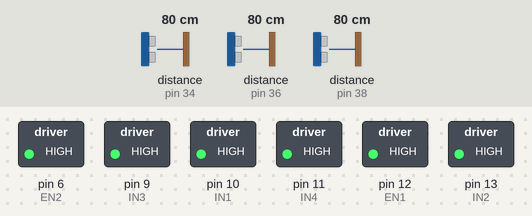
Bench run of a sketch on a simulated Arduino Uno, built with avr-gcc and run on an emulated ATmega328P. Shown: switched loads named in the sketch (green lamp = pin HIGH). Inputs (shaded band) come from the test bench; at power-on: distance to the obstacle (sensors on pin 34, pin 36, pin 38) 80 cm. The echo pulse lasts 58.3 µs per cm; what the sketch prints to the serial monitor is not drawn.

Above: at 1.2 s.
1.3 s: distance to the obstacle (sensor on pin 34) set to 13 cm
4.3 s: distance to the obstacle (sensor on pin 34) set to 10 cm
At 5.3 s:
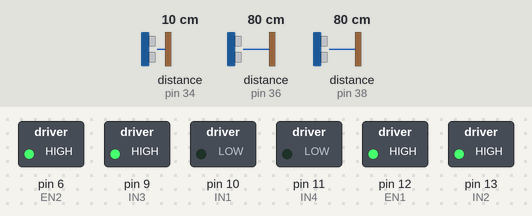
Timing chart, 0 to 7.3 s (numbered marks = the images above; inputs shaded):
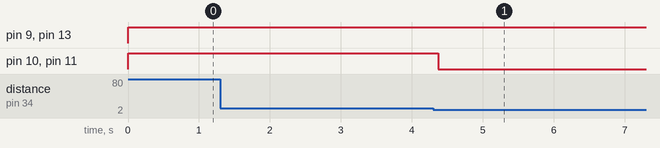

The sketch:

wallfollow_clean.ino
```cpp
#include <NewPing.h>

#define SONAR_NUM     3 // Number or sensors.
#define MAX_DISTANCE 400 // Maximum distance (in cm) to ping.
#define PING_INTERVAL 66 // Milliseconds between sensor pings (29ms is about the min to avoid cross-sensor echo).
#define THRES 12
#define THRESH_UP 50
#define ERROR_THRESH 8
#define IN1 10
#define IN2 13
#define IN4 11
#define IN3 9
#define EN1 12
#define EN2 6
unsigned long pingTimer[SONAR_NUM]; // Holds the times when the next ping should happen for each sensor.
unsigned int cm[SONAR_NUM];         // Where the ping distances are stored.
uint8_t currentSensor = 0;          // Keeps track of which sensor is active.

void intersctionright();
void intersectionleft();
void turnright();
void turnleft();
void correctright();
void correctleft();
void moveservo(int);
int getdistleft();
int getdistright();
int getdistfor();
void goforward();
void stall();
int left;
int right;
int forw;
NewPing sonar[SONAR_NUM] = {     // Sensor object array. trig followed by echo
  NewPing(37, 36, MAX_DISTANCE), // left
  NewPing(39, 38, MAX_DISTANCE), //forw
  NewPing(35, 34, MAX_DISTANCE), // right

};

void setup()
{
      Serial.begin(115200);
      pingTimer[0] = millis() + 75;           // First ping starts at 75ms, gives time for the Arduino to chill before starting.
      for (uint8_t i = 1; i < SONAR_NUM; i++) // Set the starting time for each sensor.
      pingTimer[i] = pingTimer[i - 1] + PING_INTERVAL;
      pinMode(EN1, OUTPUT); //en1
      pinMode(EN2, OUTPUT); //en2
      pinMode(IN1,OUTPUT); //left Motor input 1
      pinMode(IN2,OUTPUT); //left Motor input 2
      pinMode(IN4,OUTPUT); //right Motor input 1
      pinMode(IN3,OUTPUT); //right Motor input 2
      digitalWrite(EN2, HIGH);
      digitalWrite(EN1, HIGH);
}

void loop()
{

 get_distance_all_sensors();
  Serial.print("Left: ");
  Serial.print(left);
  Serial.print(" Forw: ");
  Serial.print(forw);
  Serial.print(" Right: ");
  Serial.println(right);
  if(left<THRES && right != 0 && left != 0 && right<THRES && (forw>THRES||forw == 0))
    goforward();
  else if((left >= THRESH_UP) && (right<THRES && right != 0))
    intersectionleft();
  else if((left<THRES && left!= 0) && (right >= THRESH_UP))
    intersectionright();
   else
   {
    stall();
   }
  // The rest of your code would go here.
}
void get_distance_all_sensors()
{
     for (uint8_t i = 0; i < SONAR_NUM; i++)
      { // Loop through all the sensors.
       if (millis() >= pingTimer[i])
       {         // Is it this sensor's time to ping?
          pingTimer[i] += PING_INTERVAL * SONAR_NUM;  // Set next time this sensor will be pinged.
          if (i == 0 && currentSensor == SONAR_NUM - 1) //oneSensorCycle(); // Sensor ping cycle complete, do something with the results.
          sonar[currentSensor].timer_stop();          // Make sure previous timer is canceled before starting a new ping (insurance).
          currentSensor = i;                          // Sensor being accessed.
          cm[currentSensor] = 0;                      // Make distance zero in case there's no ping echo for this sensor.
          sonar[currentSensor].ping_timer(echoCheck); // Do the ping (processing continues, interrupt will call echoCheck to look for echo).
      }
    }  //
    left = cm[0];
    forw = cm[1];
    right = cm[2];
}
void intersectionright() //code to be run if there is a right turn intersection
{
  get_distance_all_sensors();
  int old_r[3] = {left, forw, right};
  while(!(fabs(left-old_r[1])<= ERROR_THRESH && fabs(forw-old_r[2])<= ERROR_THRESH))
  {
    turnright();
    get_distance_all_sensors();
    Serial.println("right");
    Serial.print("IN1 : ");Serial.println(digitalRead(IN1));
    Serial.print("IN2 : ");Serial.println(digitalRead(IN2));
    Serial.print("IN3 : ");Serial.println(digitalRead(IN3));
    Serial.print("IN4 : ");Serial.println(digitalRead(IN4));

  }
}

void intersectionleft() //code to be run if there is a left turn intersection
{
  Serial.println("In intersection left");
  get_distance_all_sensors();
  int old_r[3] = {left, forw, right};
  while(!(fabs(right-old_r[1])<= ERROR_THRESH && fabs(forw-old_r[0])<= ERROR_THRESH))
  {
    turnleft();
    get_distance_all_sensors();
    Serial.println("left");

  }

}

void goforward()
{
  Serial.println("###########GO FORWARD ###########");
  digitalWrite(IN1,LOW);
  digitalWrite(IN2,HIGH);
  digitalWrite(IN3,LOW);
  digitalWrite(IN4,HIGH);
    Serial.print("IN1 : ");Serial.println(digitalRead(IN1));
    Serial.print("IN2 : ");Serial.println(digitalRead(IN2));
    Serial.print("IN3 : ");Serial.println(digitalRead(IN3));
    Serial.print("IN4 : ");Serial.println(digitalRead(IN4));
}

void turnleft()
{
  Serial.println("###########LEFT TURN ###########");
  digitalWrite(IN1,LOW);
  digitalWrite(IN2,HIGH);
  digitalWrite(IN3,HIGH);
  digitalWrite(IN4,LOW);
  digitalWrite(IN1,LOW);
  digitalWrite(IN2,HIGH);
  digitalWrite(IN3,HIGH);
  digitalWrite(IN4,LOW);
    Serial.print("IN1 : ");Serial.println(digitalRead(IN1));
    Serial.print("IN2 : ");Serial.println(digitalRead(IN2));
    Serial.print("IN3 : ");Serial.println(digitalRead(IN3));
    Serial.print("IN4 : ");Serial.println(digitalRead(IN4));
}

void turnright()
{
  Serial.println("###########RIGHT TURN ###########");
  digitalWrite(IN1,HIGH);
  digitalWrite(IN2,LOW);
  digitalWrite(IN3,LOW);
  digitalWrite(IN4,HIGH);
  digitalWrite(IN1,HIGH);
  digitalWrite(IN2,LOW);
  digitalWrite(IN3,LOW);
  digitalWrite(IN4,HIGH);

    Serial.print("IN1 : ");Serial.println(digitalRead(IN1));
    Serial.print("IN2 : ");Serial.println(digitalRead(IN2));
    Serial.print("IN3 : ");Serial.println(digitalRead(IN3));
    Serial.print("IN4 : ");Serial.println(digitalRead(IN4));
}
void correctright()
{
  digitalWrite(IN1, HIGH);
  digitalWrite(IN2, LOW);
  digitalWrite(IN3, HIGH);
  digitalWrite(IN4, LOW);
  digitalWrite(IN1, HIGH);
  digitalWrite(IN2, LOW);
  digitalWrite(IN3, HIGH);
  digitalWrite(IN4, LOW);
  analogWrite(EN1, 150);
  analogWrite(EN2, 200);
}
void correctleft()
{
  digitalWrite(IN1, HIGH);
  digitalWrite(IN2, LOW);
  digitalWrite(IN3, HIGH);
  digitalWrite(IN4, LOW);
  analogWrite(EN1, 200);
  analogWrite(EN2, 150);
}
void stall()
{
  digitalWrite(IN1, HIGH);
  digitalWrite(IN2, HIGH);
  digitalWrite(IN3, HIGH);
  digitalWrite(IN4, HIGH);
}

void echoCheck() { // If ping received, set the sensor distance to array.
  if (sonar[currentSensor].check_timer())
    cm[currentSensor] = sonar[currentSensor].ping_result / US_ROUNDTRIP_CM;
}

void oneSensorCycle() { // Sensor ping cycle complete, do something with the results.
  for (uint8_t i = 0; i < SONAR_NUM; i++) {
    Serial.print(i);
    Serial.print("=");
    Serial.print(cm[i]);
    Serial.print("cm ");
  }
  Serial.println();
}
```

Measured:
- the behaviour switches between 12 and 11 cm on distance to the obstacle (sensor on pin 34) (found by bisection; images 0 and 1)
- after the input at 4.3 s, pin 10 (IN1), pin 11 (IN4): HIGH → LOW after 0.07 s
